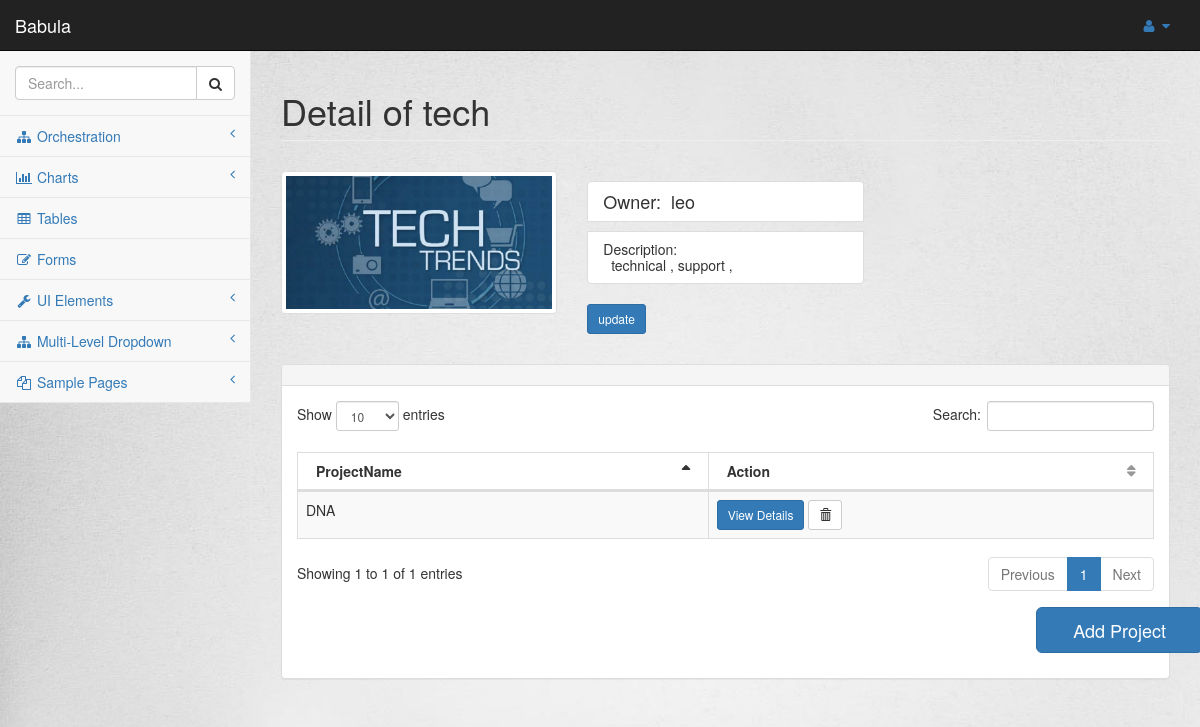
The app's page /orchestration/detail/department/12/, older data.
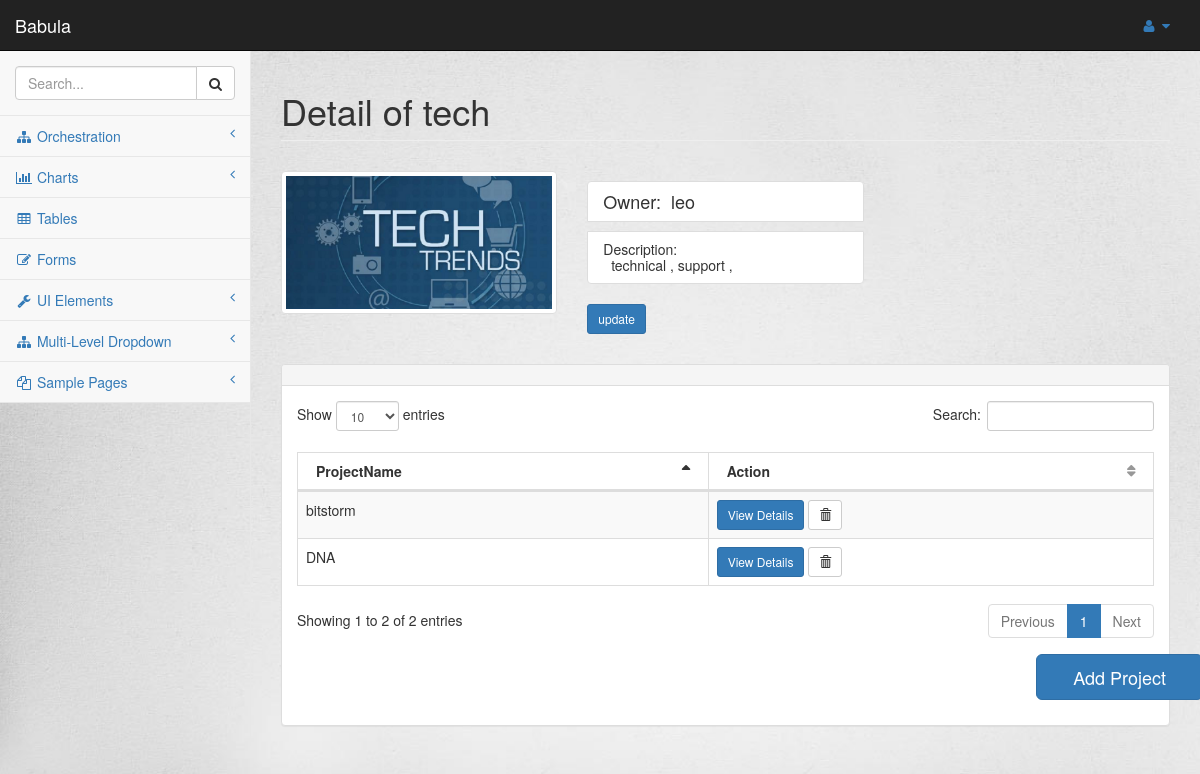
The same page, newer data.
### orchestration/models.py (models this page shows, shortened)
class Project(models.Model):
    projectname = models.CharField(max_length=100)
    owner = models.CharField(max_length=100)
    opser = models.CharField(max_length=100)
    dept = models.ForeignKey(Department, on_delete=models.CASCADE)
    description = models.TextField(max_length=200)

### orchestration/views.py (the view)
# urls.py: url(r'^detail/department/(?P<pk>[0-9]+)/$', views.DeptDetailView.as_view(),name='deptdetail'),
class DeptDetailView(generic.DetailView):
    model = Department
    template_name = 'orchestration/deptdetail.html'

### orchestration/templates/orchestration/deptdetail.html (shortened to what this page needs)
{% extends 'orchestration/base.html' %}
{% block body %}
{% if department %}
<div id="page-wrapper" class="maincontent">
    <div class="row">
        <div class="col-lg-12">
            <h1 class="page-header">Detail of {{department.deptname}}</h1>
        </div>
    </div>
    <div class="row">
        <div>
            <div class="col-lg-4">
                <a href="{% url 'orchestration:deptdetail' department.id %}" target="_parent">
                    <img src="{{ department.dept_logo.url }}" alt="Lights" class="img-thumbnail center-block">
                </a>
            </div>
            <div class="col-lg-4">
                <div class="list-group">
                    <h4 class="list-group-item">
                        Owner:&nbsp {{department.owner}}
                    </h4>
                    <h5 class="list-group-item">
                        Description:<br/>
                        &nbsp&nbsp{{department.description}}
                    </h5>
                </div>
                <div class="list-group">
                    <a href="{% url 'orchestration:updatedepartment' department.id%}" class="btn btn-primary btn-sm"
                       role="button"> update </a>
                </div>
            </div>
        </div>
    </div>
    <div class="row">
        <div class="col-lg-12">
            <div class="panel panel-default">
                <div class="panel-heading">
                </div>
                <div class="panel-body">
                    <table width="100%" class="table table-striped table-bordered table-hover"
                           id="dataTables-example">
                        <thead>
                        <tr>
                            <th>ProjectName</th>
                            <th>Action</th>
                        </tr>
                        </thead>
                        <tbody>
                        {% for project in department.project_set.all %}
                        <tr class="odd gradeX">
                            <td>{{project.projectname}}</td>
                            <td class="center"><a href="{% url 'orchestration:projectdetail' project.id %}"
                                                  class="btn btn-primary btn-sm" role="button">View Details</a>
                                <form action="{%url 'orchestration:deleteproject' project.id%}" method="post" style="display: inline;">
                                    <button type="submit" class="btn btn-default btn-sm">
                                        <span class="glyphicon glyphicon-trash"></span>
                                    </button>
                                </form>
                            </td>
                        </tr>
                        {% endfor %}
                        </tbody>
                    </table>
                    <div class="row">
                        <div class="col-lg-2 col-lg-offset-10">
                            <a href="{% url 'orchestration:addproject'%}" class="btn btn-primary btn-lg" role="button">&nbsp&nbsp&nbsp&nbspAdd
                                Project&nbsp&nbsp&nbsp&nbsp</a>
                        </div>
                    </div>
                </div>
            </div>
        </div>
        {% endif %}
        {% endblock %}

Row changes from the older to the newer data that the page shows:
added Project: projectname "bitstorm"
Text that changed along with them:
text written by a page script: "Show entries Search: Showing 1 to 1 of 1 entries Previous 1 Next" → "Show entries Search: Showing 1 to 2 of 2 entries Previous 1 Next"
